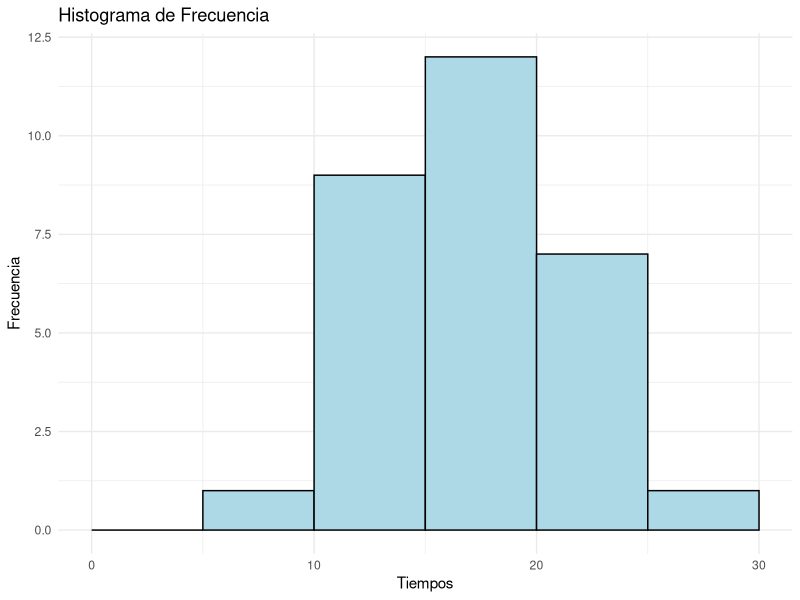
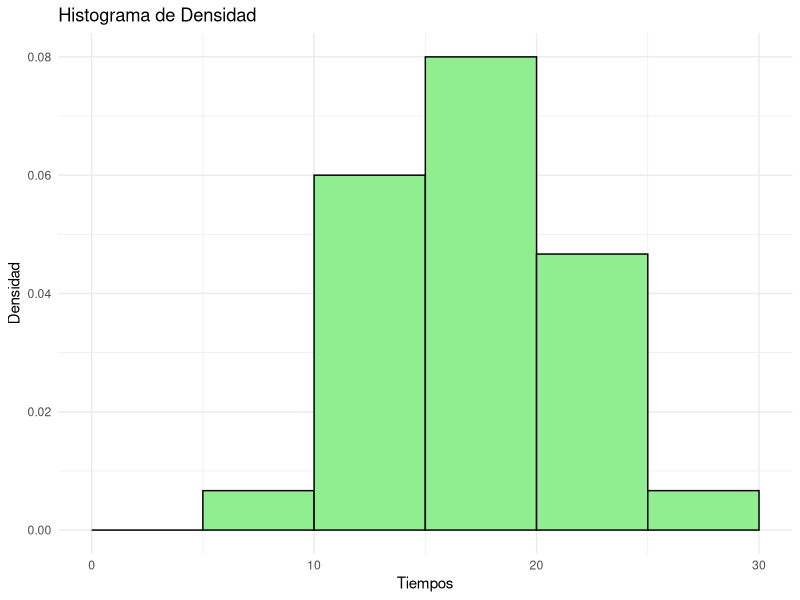

Reproduce these figures in R, in order.
## ---- chunk 1
# Cargar los datos
tiempos <- c(15, 18, 19, 21, 23, 26, 17, 18, 24, 20, 13, 10, 16, 11, 9,
             12, 14, 10, 19, 13, 20, 15, 11, 18, 15, 21, 12, 19, 18, 22)

# Crear los intervalos de 5 unidades
intervalos <- seq(0, 30, by = 5)

# Tabla de frecuencias
tabla_frecuencias <- cut(tiempos, breaks = intervalos, right = FALSE)
frecuencia <- table(tabla_frecuencias)

# Densidades (frecuencia / tamaño del intervalo)
densidad <- prop.table(frecuencia) / 5

# Mostrar la tabla de frecuencias y densidades
tabla_resultado <- data.frame(Intervalo = names(frecuencia),
    Frecuencia = as.vector(frecuencia),
    Densidad = as.vector(densidad))
print(tabla_resultado)

## ---- chunk 2

library(ggplot2)

# Crear el dataframe para ggplot
df_tiempos <- data.frame(tiempos)

# Histograma en escala de frecuencia
ggplot(df_tiempos, aes(x = tiempos)) +
  geom_histogram(breaks = intervalos, fill = "lightblue", color = "black", closed = "left") +
  labs(title = "Histograma de Frecuencia", x = "Tiempos", y = "Frecuencia") +
  theme_minimal()

# Histograma en escala de densidad
ggplot(df_tiempos, aes(x = tiempos)) +
  geom_histogram(aes(y = ..density..), breaks = intervalos, fill = "lightgreen", color = "black", closed = "left") +
  labs(title = "Histograma de Densidad", x = "Tiempos", y = "Densidad") +
  theme_minimal()

